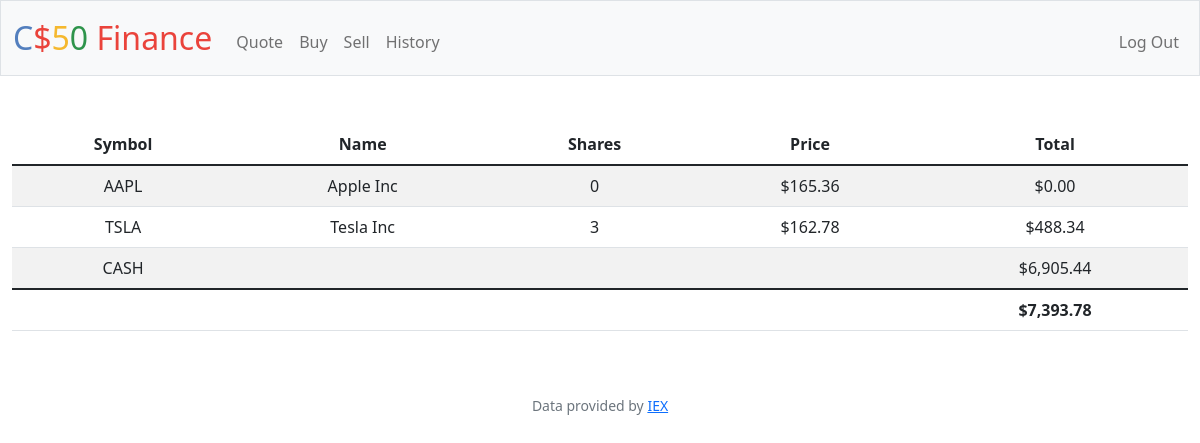
The page / (signed in) on the database its author committed.
### tables this page shows
CREATE TABLE transactions (
    id INTEGER PRIMARY KEY AUTOINCREMENT,
    user_id INTEGER NOT NULL,
    name TEXT NOT NULL,
    shares INTEGER NOT NULL,
    price NUMERIC NOT NULL,
    transaction_type TEXT NOT NULL,
    symbol TEXT NOT NULL,
    time TIMESTAMP DEFAULT CURRENT_TIMESTAMP,
    FOREIGN KEY(user_id) REFERENCES users(id)
);

CREATE TABLE users (id INTEGER PRIMARY KEY AUTOINCREMENT NOT NULL, username TEXT NOT NULL, hash TEXT NOT NULL, cash NUMERIC NOT NULL DEFAULT 10000.00);

### app.py (the view)
@app.route("/")
@login_required
def index():
    user_id = session["user_id"]
    stocks = db.execute(
        "SELECT symbol, name, price, SUM(shares) as totalShares FROM transactions WHERE user_id = ? GROUP BY symbol", user_id)
    cash = db.execute("SELECT cash FROM users WHERE id = ?", user_id)[0]["cash"]
    total_value = cash
    for stock in stocks:
        total_value += stock["price"] * stock["totalShares"]
    return render_template("index.html", stocks=stocks, cash=cash, total_value=total_value)

### app.py (called while the page is built)
@app.after_request
def after_request(response):
    response.headers["Cache-Control"] = "no-cache, no-store, must-revalidate"
    response.headers["Expires"] = 0
    response.headers["Pragma"] = "no-cache"
    return response

### helpers.py (called while the page is built)
def login_required(f):
    @wraps(f)
    def decorated_function(*args, **kwargs):
        if session.get("user_id") is None:
            return redirect("/login")
        return f(*args, **kwargs)
    return decorated_function

def usd(value):
    return f"${value:,.2f}"

### templates/index.html (shortened to what this page needs)
{% extends "layout.html" %}
{% block main %}
    <table class="table table-striped">
        <thead>
            <tr>
                <th>Symbol</th>
                <th>Name</th>
                <th>Shares</th>
                <th>Price</th>
                <th>Total</th>
            </tr>
        </thead>
        <tbody>
            {% for stock in stocks %}
            <tr>
                <td> {{ stock["symbol"] }}</td>
                <td> {{ stock["name"] }}</td>
                <td> {{ stock["totalShares"] }}</td>
                <td> {{ stock["price"] | usd }}</td>
                <td> {{ (stock["totalShares"] * stock["price"]) | usd }}</td>
            </tr>
            {% endfor %}
            <tr>
                <td>CASH</td>
                <td></td><td></td><td></td>
                <td> {{ cash | usd }}</td>
            </tr>
        </tbody>
        <tfoot>
            <tr>
                <td></td><td></td><td></td><td></td>
                <td><strong> {{ total_value | usd }} </strong></td>
            </tr>
        </tfoot>
    </table>
{% endblock %}

### templates/layout.html (shortened to what this page needs)
<!DOCTYPE html>
<html lang="en">
    <head>
        <link href="https://cdn.jsdelivr.net/npm/bootstrap@5.1.3/dist/css/bootstrap.min.css" rel="stylesheet">
        <link href="/static/styles.css" rel="stylesheet">
    </head>
    <body>
        <nav class="bg-light border navbar navbar-expand-md navbar-light">
            <div class="container-fluid">
                <a class="navbar-brand" href="/"><span class="blue">C</span><span class="red">$</span><span class="yellow">5</span><span class="green">0</span> <span class="red">Finance</span></a>
                <div class="collapse navbar-collapse" id="navbar">
                    {% if session["user_id"] %}
                        <ul class="navbar-nav me-auto mt-2">
                            <li class="nav-item"><a class="nav-link" href="/quote">Quote</a></li>
                            <li class="nav-item"><a class="nav-link" href="/buy">Buy</a></li>
                            <li class="nav-item"><a class="nav-link" href="/sell">Sell</a></li>
                            <li class="nav-item"><a class="nav-link" href="/history">History</a></li>
                        </ul>
                        <ul class="navbar-nav ms-auto mt-2">
                            <li class="nav-item"><a class="nav-link" href="/logout">Log Out</a></li>
                        </ul>
                    {% else %}
                        <ul class="navbar-nav ms-auto mt-2">
                            <li class="nav-item"><a class="nav-link" href="/register">Register</a></li>
                            <li class="nav-item"><a class="nav-link" href="/login">Log In</a></li>
                        </ul>
                    {% endif %}
                </div>
            </div>
        </nav>
        <main class="container-fluid py-5 text-center">
            {% block main %}{% endblock %}
        </main>
        <footer class="mb-5 small text-center text-muted">
            Data provided by <a href="https://iexcloud.io/">IEX</a>
        </footer>
    </body>
</html>

### static/styles.css (style rules this page uses)
nav .navbar-brand { font-size: xx-large; }
nav .navbar-brand .blue { color: #537fbe; }
nav .navbar-brand .red { color: #ea433b; }
nav .navbar-brand .yellow { color: #f5b82e; }
nav .navbar-brand .green { color: #2e944b; }

### rows shown on the page
transactions: symbol "TSLA", name "Tesla Inc", totalShares "3", price "$162.78", totalShares "$488.34"
users: cash "$6,905.44"

### other values the page prints
{{ stock["symbol"] }} "AAPL"
{{ stock["name"] }} "Apple Inc"
{{ stock["totalShares"] }} "0"
{{ stock["price"] | usd }} "$165.36"
{{ (stock["totalShares"] * stock["price"]) | usd }} "$0.00"
{{ total_value | usd }} "$7,393.78"
